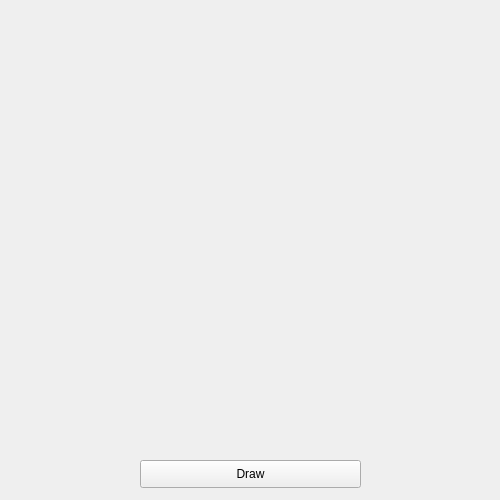
<?xml version="1.0" encoding="UTF-8"?>
<ui version="4.0">
 <class>Form</class>
 <widget class="QWidget" name="Form">
  <property name="geometry">
   <rect>
    <x>0</x>
    <y>0</y>
    <width>500</width>
    <height>500</height>
   </rect>
  </property>
  <property name="windowTitle">
   <string>Form</string>
  </property>
  <widget class="QPushButton" name="button">
   <property name="geometry">
    <rect>
     <x>140</x>
     <y>460</y>
     <width>221</width>
     <height>28</height>
    </rect>
   </property>
   <property name="text">
    <string>Draw</string>
   </property>
  </widget>
 </widget>
 <resources/>
 <connections/>
</ui>
